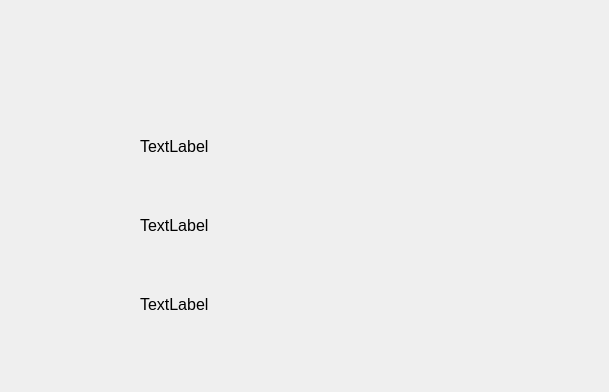
<?xml version="1.0" encoding="UTF-8"?>
<ui version="4.0">
 <class>personInfo</class>
 <widget class="QDialog" name="personInfo">
  <property name="geometry">
   <rect>
    <x>0</x>
    <y>0</y>
    <width>609</width>
    <height>392</height>
   </rect>
  </property>
  <property name="windowTitle">
   <string>用户信息</string>
  </property>
  <property name="styleSheet">
   <string notr="true">background-image: url(:/icons/BG2.png);</string>
  </property>
  <widget class="QWidget" name="verticalLayoutWidget">
   <property name="geometry">
    <rect>
     <x>140</x>
     <y>110</y>
     <width>301</width>
     <height>231</height>
    </rect>
   </property>
   <layout class="QVBoxLayout" name="verticalLayout">
    <item>
     <widget class="QLabel" name="name">
      <property name="font">
       <font>
        <pointsize>12</pointsize>
       </font>
      </property>
      <property name="text">
       <string>TextLabel</string>
      </property>
     </widget>
    </item>
    <item>
     <widget class="QLabel" name="id">
      <property name="font">
       <font>
        <pointsize>12</pointsize>
       </font>
      </property>
      <property name="text">
       <string>TextLabel</string>
      </property>
     </widget>
    </item>
    <item>
     <widget class="QLabel" name="BT">
      <property name="font">
       <font>
        <pointsize>12</pointsize>
       </font>
      </property>
      <property name="text">
       <string>TextLabel</string>
      </property>
     </widget>
    </item>
   </layout>
  </widget>
 </widget>
 <resources/>
 <connections/>
</ui>
